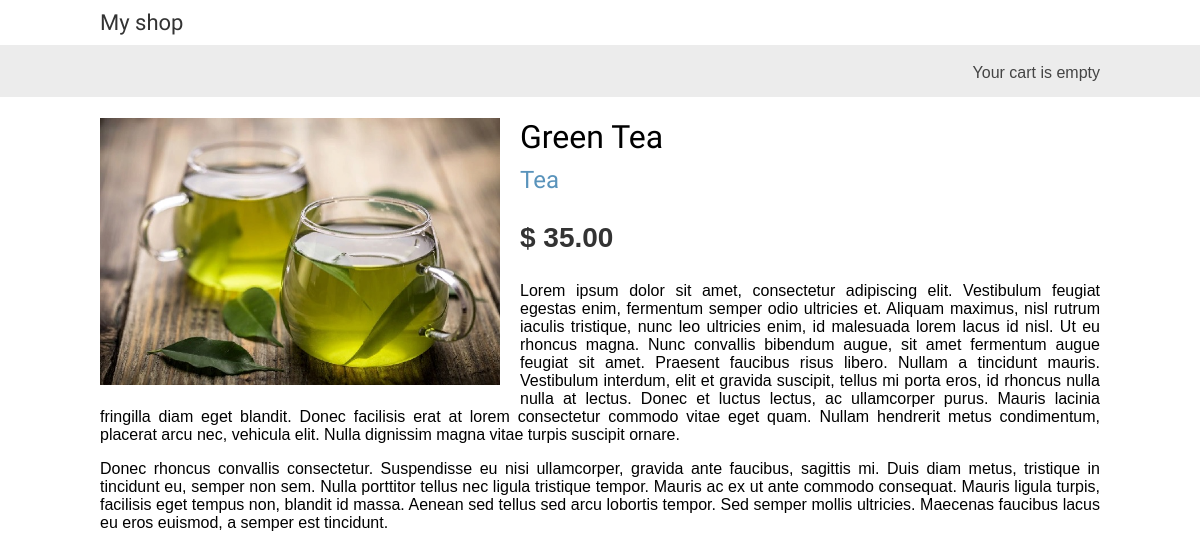
Page /1/green-tea/ on the committed database.
### shop_app/models.py (models this page shows, shortened)
class Product(models.Model):
    category = models.ForeignKey(Category, related_name='products', on_delete=models.CASCADE)
    name = models.CharField(max_length=200)
    slug = models.SlugField(max_length=200)
    image = models.ImageField(upload_to='products/%Y/%m/%d', blank=True)
    description = models.TextField(blank=True)
    price = models.DecimalField(max_digits=10, decimal_places=2)
    available = models.BooleanField(default=True)
    created = models.DateTimeField(auto_now_add=True)
    update = models.DateTimeField(auto_now=True)
    class Meta:
        ordering = ['name']
        indexes = [
            models.Index(fields=['id', 'slug']),
            models.Index(fields=['name']),
            models.Index(fields=['created']),
        ]

class Category(models.Model):
    name = models.CharField(max_length=200)
    slug = models.SlugField(max_length=200, unique=True)
    def get_absolute_url(self):
        return reverse('shop_app:product_list_by_category', args=[self.slug])
    class Meta:
        ordering = ['name']
        indexes = [
            models.Index(fields=['name'])
        ]
        verbose_name = 'category'
        verbose_name_plural = 'categories'
    def __str__(self):
        return self.name

### shop_app/views.py (the view)
# urls.py: path('<int:id>/<slug:slug>/', views.product_detail, name='product_detail'),
def product_detail(request, id, slug):
    product = get_object_or_404(Product, id=id, slug=slug, available=True)
    return render(request, 'shop_app/product/detail.html', {'product': product})

### shop_app/templates/shop_app/product/detail.html (shortened to what this page needs)
{% extends 'shop_app/base.html' %}
{% load static %}
{% block content %}
<div class="product-detail">
    <img src="{% if product.image %} {{ product.image.url }} {% else %} {% static 'img/no_image.png' %} {% endif%}"  alt="Фото чая">
    <h1>{{ product.name }}</h1>
    <h2>
        <a href="{{ product.category.get_absolute_url }}">{{ product.category }} </a>
    </h2>
    <p class="price">$ {{product.price}}</p>
    {{product.description|linebreaks}}
</div>
{% endblock %}

### shop_app/static/css/base.css (style rules this page uses)
body { margin:0; padding:0; font-family:helvetica, sans-serif; }
h1, h2, h3, h4, h5 , h6 { font-family: 'Ubuntu', sans-serif; font-weight:normal; }
a { text-decoration:none; color:#5993bb; }
.product-detail { text-align:justify; }
.product-detail .price { color:#333; font-size:28px; font-weight:bold; }
.product-detail img { width:40%; float:left; padding:0 20px 20px 0; }
.product-detail h1 { margin-bottom:0; }
.product-detail h2 { margin-top:10px; }

### rows in the picture
Product: image (picture), name "Green Tea", category "Tea", price "35.00", description "Lorem ipsum dolor sit amet, consectetur adipiscing elit. Vestibulum feugiat egestas enim, fermentum semper odio ultricies et. Aliquam maximus, nisl rutrum iaculis tristique, nunc leo ultricies enim, id malesuada lorem lacus id nisl. Ut eu rhoncus magna. Nunc convallis bibendum augue, sit amet fermentum augue feugiat sit amet. Praesent faucibus risus libero. Nullam a tincidunt mauris. Vestibulum interdum, elit et gravida suscipit, tellus mi porta eros, id rhoncus nulla nulla at lectus. Donec et luctus lectus, ac ullamcorper purus. Mauris lacinia fringilla diam eget blandit. Donec facilisis erat at lorem consectetur commodo vitae eget quam. Nullam hendrerit metus condimentum, placerat arcu…"
